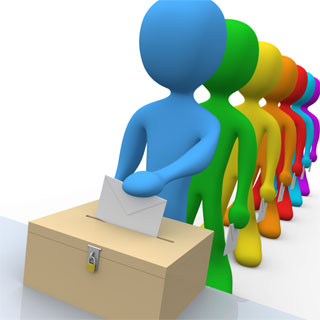
//> input picture 2017-07-18/test.jpg, 320 x 320 px, given in place of the camera
$ ./capture   (built with g++ and OpenCV 4)
//> lines starting //> are read from the running program, lines starting //| are printed output that depends on the picture
#include "opencv2/opencv.hpp"
using namespace cv;
int main(int, char**)
{
    VideoCapture cap(0); // open the default camera
    if(!cap.isOpened())  // check if we succeeded
        return -1;
    Mat edges;
    namedWindow("edges",1);
    for(;;)
    {
        Mat frame;
        cap >> frame; // get a new frame from camera
//> frame is the input picture: 320 rows x 320 cols, CV_8UC3; mean B, G, R 175.4, 190.3, 176.5
        cvtColor(frame, edges, COLOR_BGR2GRAY);
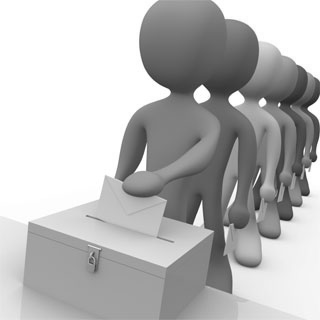
//> edges: 320 rows x 320 cols, CV_8UC1; min 23, max 255, mean 184.5
        GaussianBlur(edges, edges, Size(7,7), 1.5, 1.5);
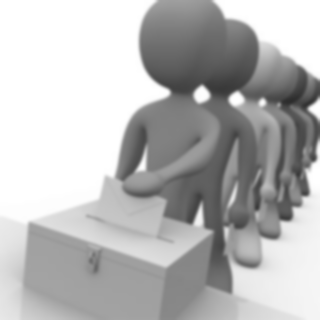
//> edges: 320 rows x 320 cols, CV_8UC1; min 44, max 255, mean 184.5
        Canny(edges, edges, 0, 30, 3);
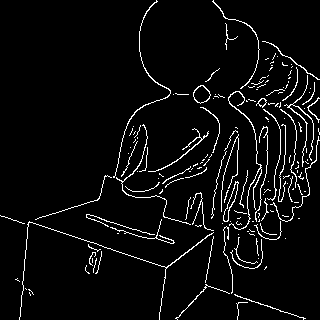
//> edges: 320 rows x 320 cols, CV_8UC1; 4.8% white in thin lines or dots
        imshow("edges", edges);
        if(waitKey(30) >= 0) break;
//> the Esc key is pressed
    }
    // the camera will be deinitialized automatically in VideoCapture destructor
    return 0;
}
